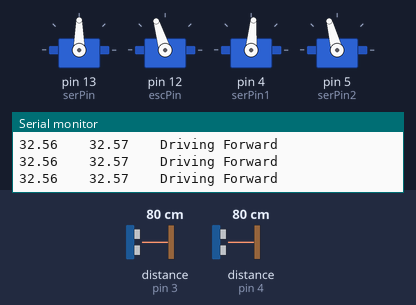
The sketch below on a simulated Arduino Uno, built with avr-gcc and run on an emulated ATmega328P. Shown: 4 × servo, the last lines printed to the serial monitor. Wiring (inferred from the names in the program): ultrasonic range finder: trigger pin 2; echo pin 3. The inputs (shaded band) are chosen by the test bench; at power-on: distance to the obstacle (sensors on pin 3, pin 4) 80 cm. The echo pulse lasts 58.3 µs per cm.

Above: at 1.2 s.
1.3 s: distance to the obstacle (sensor on pin 3) set to 2 cm
At 2.6 s:
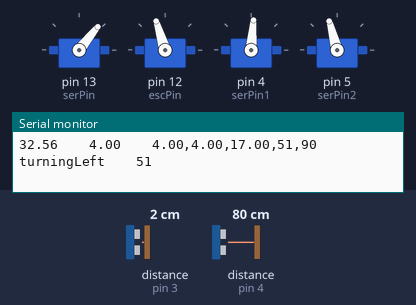
2.9 s: distance to the obstacle (sensor on pin 4) set to 13 cm
4.4 s: distance to the obstacle (sensor on pin 4) set to 10 cm
At 5.4 s:
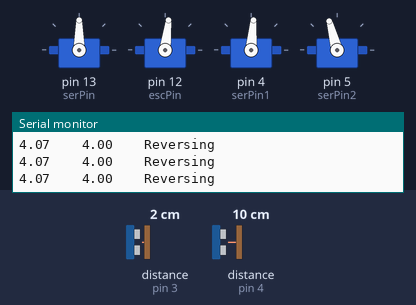
5.9 s: distance to the obstacle (sensor on pin 3) set to 10 cm
7.4 s: distance to the obstacle (sensor on pin 3) set to 13 cm
At 8.1 s:
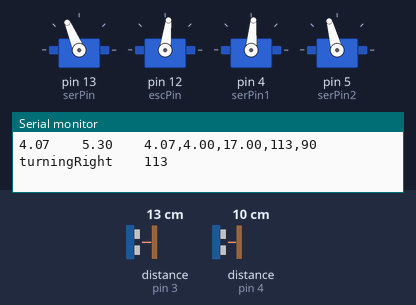
8.9 s: distance to the obstacle (sensor on pin 4) set to 12 cm
10.4 s: distance to the obstacle (sensor on pin 4) set to 15 cm
At 11.2 s:
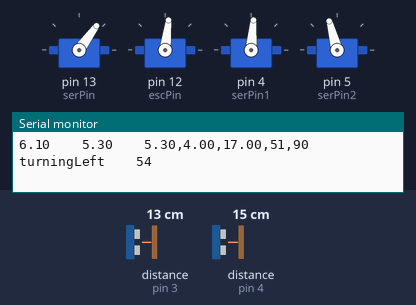
Timing chart, 0 to 12.9 s (numbered marks = the images above; inputs shaded):
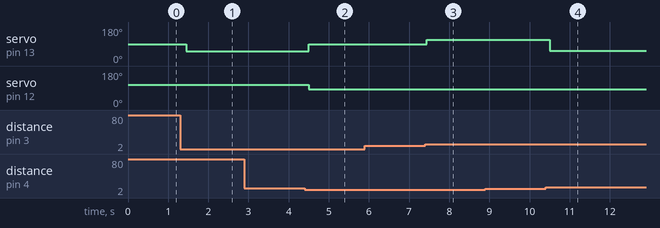

Measured:
- the behaviour switches between 12 and 11 cm on distance to the obstacle (sensor on pin 4) (found by bisection; images 1 and 2)
- the behaviour switches between 11 and 12 cm on distance to the obstacle (sensor on pin 3) (found by bisection; images 2 and 3)
- the behaviour switches between 13 and 14 cm on distance to the obstacle (sensor on pin 4) (found by bisection; images 3 and 4)
- after the input at 1.3 s, servo on pin 13 (serPin): 90° → 51° after 0.16 s
- after the input at 4.4 s, servo on pin 13 (serPin): 51° → 90° after 0.10 s; servo on pin 12 (escPin): 107° → 83° after 0.10 s
- after the input at 7.4 s, servo on pin 13 (serPin): 90° → 113° at once
- after the input at 10.4 s, servo on pin 13 (serPin): 113° → 54° after 0.10 s

The sketch:

RC_Car_Test.ino
```cpp
#include <Servo.h>
int serPin = 13, serVal = 115; //50, 115
int escPin = 12, escVal = 10; //95 150?.  //Around 70 = Stop. 80+ = Forwards(81 = slowest moving speed. 110+ = fastest speed). 65- = Backwards (anything below 55 is top reverse speed)
int startEscSpeed = 100;
int stopVal = 90;
int forwardSpeed = 107, reverseSpeed = 83;
int serPin1 = 4, serVal1;
int serPin2 = 5, serVal2;
int minAng = 0, maxAng = 140, minAng2 = 180, maxAng2 = 40, maxSerLeftAngle = 51, middleSerAngle = 90, maxSerRightAngle = 113;
int dly = 10, bDly = 250;
String angMsg = "Angle ", angMsg2 = ": ";
Servo ser;
Servo esc;
Servo ultraSer1;
Servo ultraSer2;

int echoPin1 = 4, trigPin1 = 5, echoPin2 = 3, trigPin2 = 2 ;
int ssDly = 2, sDly = 20;
float distanceIn;
float leftDistance, rightDistance, bucket, avgDistance;
float minDistance = 4, maxDistance = 40, reverseDistance = 4.5, turnDistance = 17;
int j, numMeas = 30;
void setup() {
  // put your setup code here, to run once:
  Serial.begin(9600);
  ser.attach(serPin);
  esc.attach(escPin);
  ultraSer1.attach(serPin1);
  ultraSer2.attach(serPin2);
  ultraSer1.write(85); // 0 = Forward 90 = Left 180 =Back // 85
  ultraSer2.write(105); // 180 = Forward 90 = Right 0 = Back // 105
  pinMode(echoPin1, INPUT);
  pinMode(trigPin1, OUTPUT);
  pinMode(echoPin2, INPUT);
  pinMode(trigPin2, OUTPUT);
  ser.write(90);
//  esc.write(startEscSpeed);
//  delay(10);
  esc.write(forwardSpeed);
}

void loop() {
  //  esc.write(forwardSpeed);
  //  delay(1500);
  //  esc.write(90);
  //  delay(9790709079);
  getDistances();
  driveCar();
  delay(100);
}
float distanceTest(int trigPin, int echoPin) {
  for (j = 0; j <= numMeas; j++) {
    digitalWrite(trigPin, LOW);
    delayMicroseconds(ssDly);
    digitalWrite(trigPin, HIGH);
    delayMicroseconds(sDly);
    digitalWrite(trigPin, LOW);
    distanceIn = pulseIn(echoPin, HIGH) / 148.0;
    bucket += distanceIn;
  }
  avgDistance = bucket / numMeas;
  bucket = 0;
  return avgDistance;
}
void moveServos() {
  for ( int i = minAng; i <= maxAng; i++) {
    ultraSer1.write(i);
    ultraSer2.write(minAng2 - i);
    getDistances();
    delay(dly);
  }
  delay(bDly);
  for ( int i = maxAng; i >= 0; i--) {
    ultraSer1.write(i);
    ultraSer2.write(minAng2 - i);
    getDistances();
    delay(dly);
  }
  delay(bDly);
}
void getDistances() {
  leftDistance = distanceTest(trigPin1, echoPin1);
  leftDistance = constrain(leftDistance, minDistance, maxDistance);
  rightDistance = distanceTest(trigPin2, echoPin2);
  rightDistance = constrain(rightDistance, minDistance, maxDistance);
  Serial.print(leftDistance);
  Serial.print("    ");
  Serial.print(rightDistance);
  Serial.print("\t\t");
}
void stop() {
  esc.write(stopVal);
}
void forward() {
  esc.write(forwardSpeed);
  ser.write(middleSerAngle);
  Serial.println("Driving Forward");
}
void reverse() {
  esc.write(reverseSpeed);
  ser.write(middleSerAngle);
  Serial.println("Reversing");
}
void turnLeft() {
  serVal = map(rightDistance, minDistance, turnDistance, maxSerLeftAngle, middleSerAngle);
  Serial.print(rightDistance);
  //  Serial.print(leftDistance);
  Serial.print(",");
  Serial.print(minDistance);
  Serial.print(",");
  Serial.print(turnDistance);
  Serial.print(",");
  Serial.print(maxSerLeftAngle);
  Serial.print(",");
  Serial.print(middleSerAngle);
  Serial.print("     ");
  Serial.print("turningLeft");
  Serial.print("    ");
  Serial.println(serVal);
  ser.write(serVal);
}
void turnRight() {
  serVal = map(leftDistance, minDistance, turnDistance, maxSerRightAngle, middleSerAngle);
  Serial.print(leftDistance);
  //  Serial.print(rightDistance);
  Serial.print(",");
  Serial.print(minDistance);
  Serial.print(",");
  Serial.print(turnDistance);
  Serial.print(",");
  Serial.print(maxSerRightAngle);
  Serial.print(",");
  Serial.print(middleSerAngle);
  Serial.print("     ");
  Serial.print("turningRight");
  Serial.print("    ");
  Serial.println(serVal);
  ser.write(serVal);
}
void driveCar() {
  if (leftDistance < turnDistance || rightDistance < turnDistance) {
    if ((leftDistance <= reverseDistance) && (rightDistance <= reverseDistance)) {
      reverse();
    }
    else if (leftDistance < rightDistance) {
      turnRight();
    }
    else if (rightDistance < leftDistance) {
      turnLeft();
    }
    else {
      forward();
    }
  }
  else {
    forward();
  }
}
```
